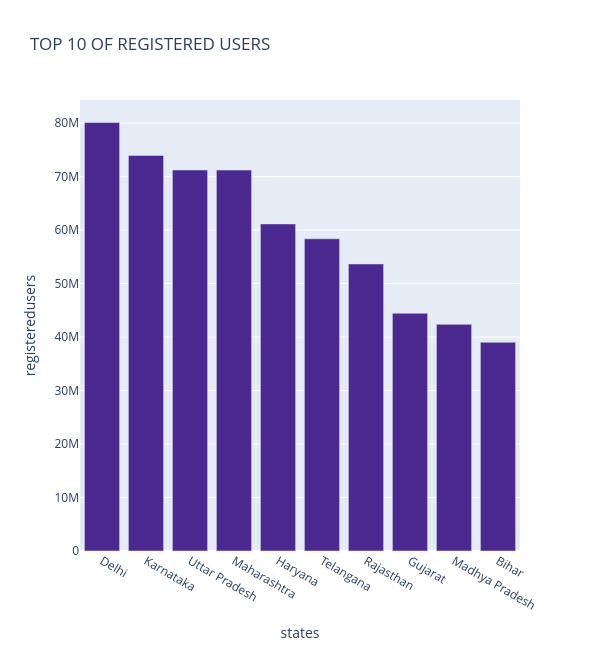
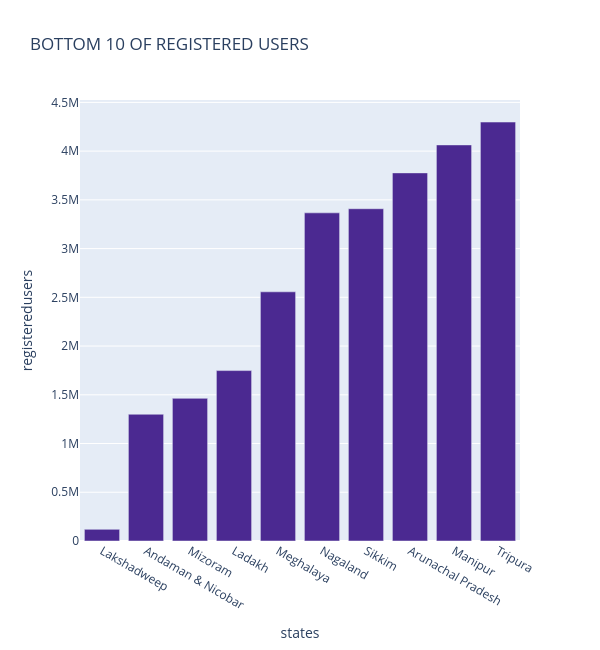
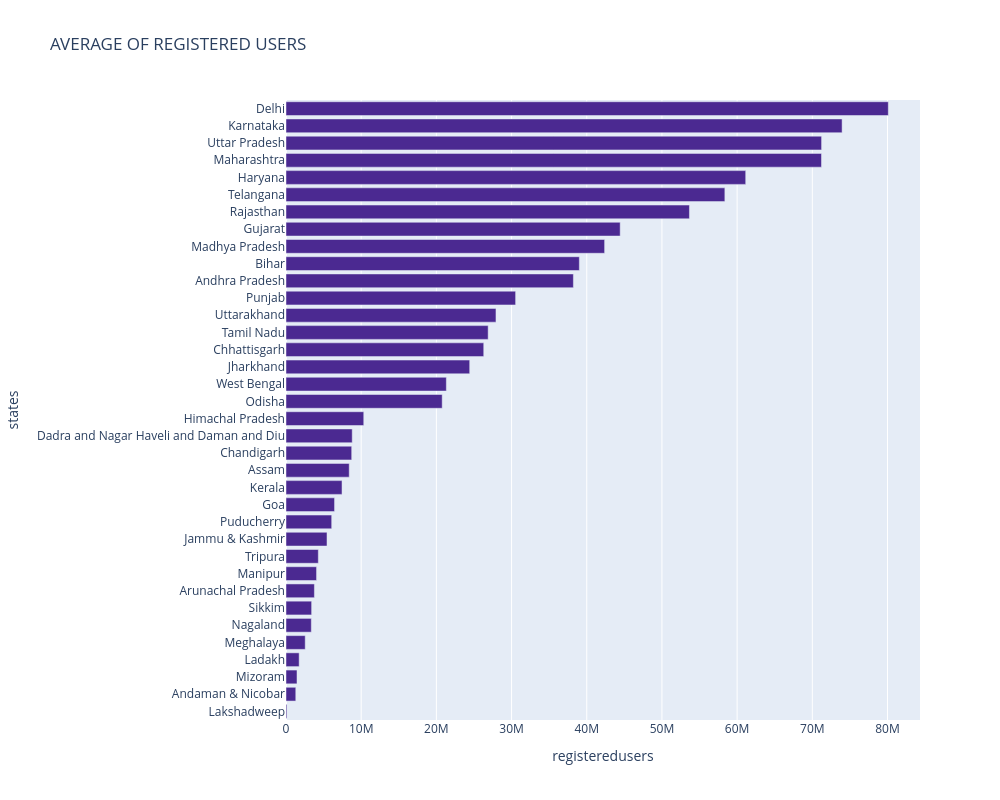

Notebook code for these charts, in order:
### Code cell
top_chart_registered_user("top_user")

### Figure 1 — Plotly figure (JSON) as saved in the notebook; plotly's stock layout.template omitted (floating-point values rounded to 4 significant figures)
{"data": [{"hovertemplate": "<b>%{hovertext}</b><br><br>states=%{x}<br>registeredusers=%{y}<extra></extra>", "hovertext": ["Delhi", "Karnataka", "Uttar Pradesh", "Maharashtra", "Haryana", "Telangana", "Rajasthan", "Gujarat", "Madhya Pradesh", "Bihar"], "legendgroup": "", "marker": {"color": "rgb(75, 41, 145)", "pattern": {"shape": ""}}, "name": "", "orientation": "v", "showlegend": false, "textposition": "auto", "type": "bar", "x": ["Delhi", "Karnataka", "Uttar Pradesh", "Maharashtra", "Haryana", "Telangana", "Rajasthan", "Gujarat", "Madhya Pradesh", "Bihar"], "xaxis": "x", "y": [80104448, 73960197, 71232188, 71220970, 61140068, 58367890, 53656303, 44445427, 42375591, 39013604], "yaxis": "y"}], "layout": {"barmode": "relative", "height": 650, "legend": {"tracegroupgap": 0}, "title": {"text": "TOP 10 OF REGISTERED USERS"}, "width": 600, "xaxis": {"anchor": "y", "domain": [0, 1], "title": {"text": "states"}}, "yaxis": {"anchor": "x", "domain": [0, 1], "title": {"text": "registeredusers"}}}}

### Figure 2 — Plotly figure (JSON) as saved in the notebook; plotly's stock layout.template omitted (floating-point values rounded to 4 significant figures)
{"data": [{"hovertemplate": "<b>%{hovertext}</b><br><br>states=%{x}<br>registeredusers=%{y}<extra></extra>", "hovertext": ["Lakshadweep", "Andaman & Nicobar", "Mizoram", "Ladakh", "Meghalaya", "Nagaland", "Sikkim", "Arunachal Pradesh", "Manipur", "Tripura"], "legendgroup": "", "marker": {"color": "rgb(75, 41, 145)", "pattern": {"shape": ""}}, "name": "", "orientation": "v", "showlegend": false, "textposition": "auto", "type": "bar", "x": ["Lakshadweep", "Andaman & Nicobar", "Mizoram", "Ladakh", "Meghalaya", "Nagaland", "Sikkim", "Arunachal Pradesh", "Manipur", "Tripura"], "xaxis": "x", "y": [119533, 1300538, 1463708, 1748269, 2556413, 3366608, 3408791, 3776554, 4063676, 4298194], "yaxis": "y"}], "layout": {"barmode": "relative", "height": 650, "legend": {"tracegroupgap": 0}, "title": {"text": "BOTTOM 10 OF REGISTERED USERS"}, "width": 600, "xaxis": {"anchor": "y", "domain": [0, 1], "title": {"text": "states"}}, "yaxis": {"anchor": "x", "domain": [0, 1], "title": {"text": "registeredusers"}}}}

### Figure 3 — Plotly figure (JSON) as saved in the notebook; plotly's stock layout.template omitted (floating-point values rounded to 4 significant figures)
{"data": [{"hovertemplate": "registeredusers=%{x}<br>states=%{y}<extra></extra>", "legendgroup": "", "marker": {"color": "rgb(75, 41, 145)", "pattern": {"shape": ""}}, "name": "", "orientation": "h", "showlegend": false, "textposition": "auto", "type": "bar", "x": [119533, 1300538, 1463708, 1748269, 2556413, 3366608, 3408791, 3776554, 4063676, 4298194, 5454034, 6076741, 6456769, 7451398, 8409727, 8737652, 8807830, 10342457, 20773253, 21326113, 24431818, 26299115, 26886379, 27924915, 30538494, 38222808, 39013604, 42375591, 44445427, 53656303, 58367890, 61140068, 71220970, 71232188, 73960197, 80104448], "xaxis": "x", "y": ["Lakshadweep", "Andaman & Nicobar", "Mizoram", "Ladakh", "Meghalaya", "Nagaland", "Sikkim", "Arunachal Pradesh", "Manipur", "Tripura", "Jammu & Kashmir", "Puducherry", "Goa", "Kerala", "Assam", "Chandigarh", "Dadra and Nagar Haveli and Daman and Diu", "Himachal Pradesh", "Odisha", "West Bengal", "Jharkhand", "Chhattisgarh", "Tamil Nadu", "Uttarakhand", "Punjab", "Andhra Pradesh", "Bihar", "Madhya Pradesh", "Gujarat", "Rajasthan", "Telangana", "Haryana", "Maharashtra", "Uttar Pradesh", "Karnataka", "Delhi"], "yaxis": "y"}], "layout": {"barmode": "relative", "height": 800, "legend": {"tracegroupgap": 0}, "title": {"text": "AVERAGE OF REGISTERED USERS"}, "width": 1000, "xaxis": {"anchor": "y", "domain": [0, 1], "title": {"text": "registeredusers"}}, "yaxis": {"anchor": "x", "domain": [0, 1], "title": {"text": "states"}}}}
